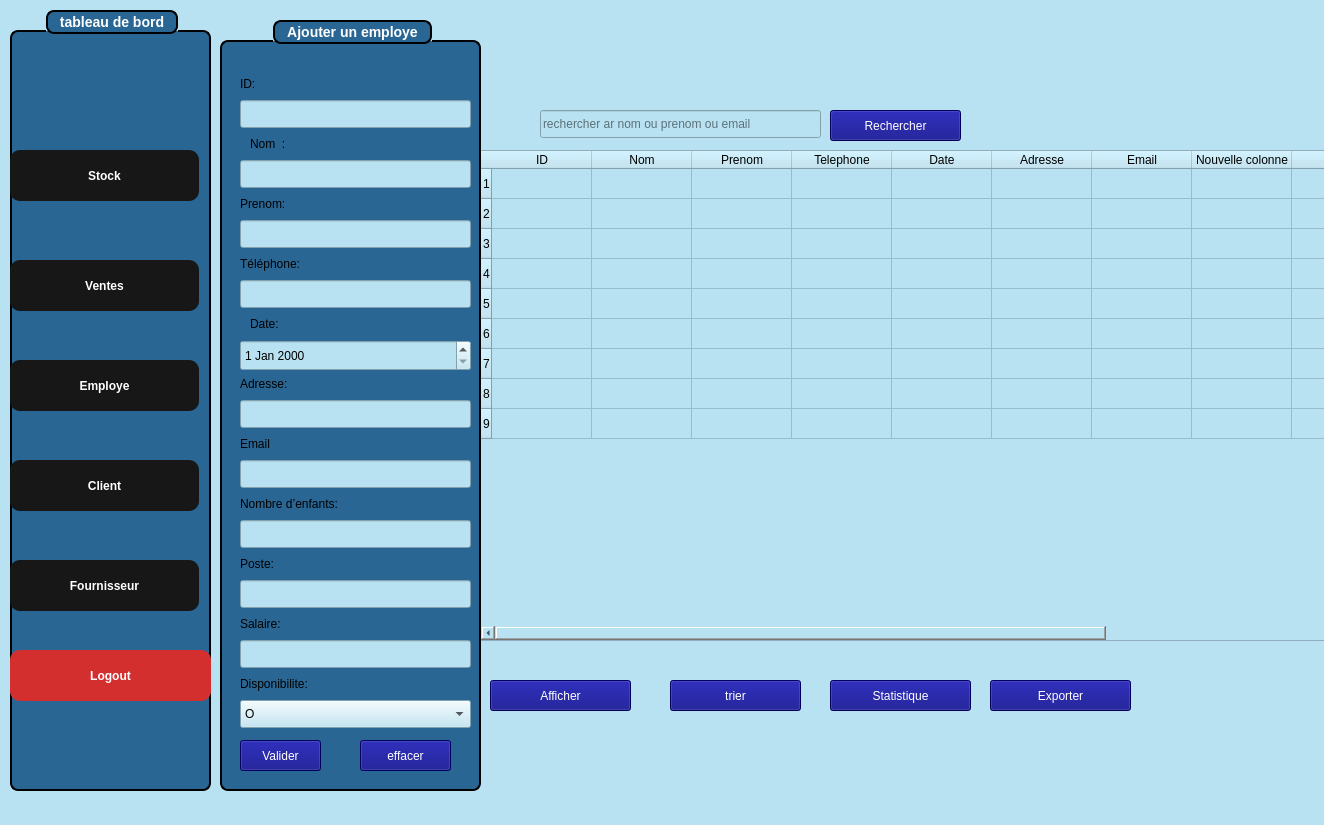
<?xml version="1.0" encoding="UTF-8"?>
<ui version="4.0">
 <class>gestionemploye00</class>
 <widget class="QWidget" name="gestionemploye00">
  <property name="geometry">
   <rect>
    <x>0</x>
    <y>0</y>
    <width>1324</width>
    <height>825</height>
   </rect>
  </property>
  <property name="windowTitle">
   <string>gestionemploye00</string>
  </property>
  <property name="styleSheet">
   <string notr="true">background-color: rgb(184, 226, 242);</string>
  </property>
  <widget class="QTableWidget" name="tableWidget">
   <property name="geometry">
    <rect>
     <x>480</x>
     <y>150</y>
     <width>871</width>
     <height>491</height>
    </rect>
   </property>
   <property name="styleSheet">
    <string notr="true">color: rgb(0, 0, 0);</string>
   </property>
   <row/>
   <row/>
   <row/>
   <row/>
   <row/>
   <row/>
   <row/>
   <row/>
   <row/>
   <column>
    <property name="text">
     <string>ID</string>
    </property>
   </column>
   <column>
    <property name="text">
     <string>Nom</string>
    </property>
   </column>
   <column>
    <property name="text">
     <string>Prenom</string>
    </property>
   </column>
   <column>
    <property name="text">
     <string>Telephone</string>
    </property>
   </column>
   <column>
    <property name="text">
     <string>Date</string>
    </property>
   </column>
   <column>
    <property name="text">
     <string>Adresse</string>
    </property>
   </column>
   <column>
    <property name="text">
     <string>Email</string>
    </property>
   </column>
   <column>
    <property name="text">
     <string>Nouvelle colonne</string>
    </property>
   </column>
   <column>
    <property name="text">
     <string>Poste</string>
    </property>
   </column>
   <column>
    <property name="text">
     <string>Nouvelle colonne</string>
    </property>
   </column>
   <column>
    <property name="text">
     <string>Disponibilite</string>
    </property>
   </column>
  </widget>
  <widget class="QGroupBox" name="groupBox">
   <property name="geometry">
    <rect>
     <x>220</x>
     <y>20</y>
     <width>261</width>
     <height>771</height>
    </rect>
   </property>
   <property name="styleSheet">
    <string notr="true">QGroupBox {
    background-color: rgb(41, 102, 148);   /* blue background */
    border: 2px solid black;               /* black border, 2px wide */
    border-radius: 8px;                    /* rounded corners */
    margin-top: 20px;                      /* space for the title */
    color: white;                          /* title text color */
    font-weight: bold;
    font-size: 14px;
}

QGroupBox::title {
 border: 2px solid black;               /* black border, 2px wide */
    border-radius: 8px;     
background-color: rgb(41, 102, 148);
    subcontrol-origin: margin;
    subcontrol-position: top center;       /* title centered */
    padding: 2px 10px;
}
</string>
   </property>
   <property name="title">
    <string>Ajouter un employe</string>
   </property>
   <widget class="QLabel" name="label_3">
    <property name="geometry">
     <rect>
      <x>20</x>
      <y>50</y>
      <width>72</width>
      <height>28</height>
     </rect>
    </property>
    <property name="styleSheet">
     <string notr="true">background-color: rgb(41, 102, 148);</string>
    </property>
    <property name="text">
     <string>ID:</string>
    </property>
   </widget>
   <widget class="QLineEdit" name="lineEdit">
    <property name="geometry">
     <rect>
      <x>20</x>
      <y>80</y>
      <width>231</width>
      <height>28</height>
     </rect>
    </property>
   </widget>
   <widget class="QLabel" name="label_4">
    <property name="geometry">
     <rect>
      <x>30</x>
      <y>110</y>
      <width>51</width>
      <height>28</height>
     </rect>
    </property>
    <property name="styleSheet">
     <string notr="true">background-color: rgb(41, 102, 148);</string>
    </property>
    <property name="text">
     <string>Nom  :</string>
    </property>
   </widget>
   <widget class="QLineEdit" name="lineEdit_5">
    <property name="geometry">
     <rect>
      <x>20</x>
      <y>140</y>
      <width>231</width>
      <height>28</height>
     </rect>
    </property>
   </widget>
   <widget class="QLabel" name="label_2">
    <property name="geometry">
     <rect>
      <x>20</x>
      <y>170</y>
      <width>55</width>
      <height>28</height>
     </rect>
    </property>
    <property name="styleSheet">
     <string notr="true">background-color: rgb(41, 102, 148);</string>
    </property>
    <property name="text">
     <string>Prenom:</string>
    </property>
   </widget>
   <widget class="QLineEdit" name="lineEdit_3">
    <property name="geometry">
     <rect>
      <x>20</x>
      <y>200</y>
      <width>231</width>
      <height>28</height>
     </rect>
    </property>
   </widget>
   <widget class="QLabel" name="label">
    <property name="geometry">
     <rect>
      <x>20</x>
      <y>230</y>
      <width>72</width>
      <height>28</height>
     </rect>
    </property>
    <property name="styleSheet">
     <string notr="true">background-color: rgb(41, 102, 148);</string>
    </property>
    <property name="text">
     <string>Téléphone:</string>
    </property>
   </widget>
   <widget class="QDateEdit" name="dateEdit">
    <property name="geometry">
     <rect>
      <x>20</x>
      <y>320</y>
      <width>231</width>
      <height>31</height>
     </rect>
    </property>
    <property name="styleSheet">
     <string notr="true">color: rgb(0, 0, 0);</string>
    </property>
   </widget>
   <widget class="QLineEdit" name="lineEdit_6">
    <property name="geometry">
     <rect>
      <x>20</x>
      <y>260</y>
      <width>231</width>
      <height>28</height>
     </rect>
    </property>
   </widget>
   <widget class="QLabel" name="label_6">
    <property name="geometry">
     <rect>
      <x>30</x>
      <y>290</y>
      <width>41</width>
      <height>28</height>
     </rect>
    </property>
    <property name="styleSheet">
     <string notr="true">background-color: rgb(41, 102, 148);</string>
    </property>
    <property name="text">
     <string>Date:</string>
    </property>
   </widget>
   <widget class="QLabel" name="label_7">
    <property name="geometry">
     <rect>
      <x>20</x>
      <y>350</y>
      <width>55</width>
      <height>28</height>
     </rect>
    </property>
    <property name="styleSheet">
     <string notr="true">background-color: rgb(41, 102, 148);</string>
    </property>
    <property name="text">
     <string>Adresse:</string>
    </property>
   </widget>
   <widget class="QLineEdit" name="lineEdit_7">
    <property name="geometry">
     <rect>
      <x>20</x>
      <y>380</y>
      <width>231</width>
      <height>28</height>
     </rect>
    </property>
   </widget>
   <widget class="QLabel" name="label_5">
    <property name="geometry">
     <rect>
      <x>20</x>
      <y>410</y>
      <width>48</width>
      <height>28</height>
     </rect>
    </property>
    <property name="styleSheet">
     <string notr="true">background-color: rgb(41, 102, 148);</string>
    </property>
    <property name="text">
     <string>Email</string>
    </property>
   </widget>
   <widget class="QLineEdit" name="lineEdit_4">
    <property name="geometry">
     <rect>
      <x>20</x>
      <y>440</y>
      <width>231</width>
      <height>28</height>
     </rect>
    </property>
   </widget>
   <widget class="QLabel" name="label_8">
    <property name="geometry">
     <rect>
      <x>20</x>
      <y>470</y>
      <width>122</width>
      <height>28</height>
     </rect>
    </property>
    <property name="styleSheet">
     <string notr="true">background-color: rgb(41, 102, 148);</string>
    </property>
    <property name="text">
     <string>Nombre d’enfants:</string>
    </property>
   </widget>
   <widget class="QLineEdit" name="lineEdit_8">
    <property name="geometry">
     <rect>
      <x>20</x>
      <y>500</y>
      <width>231</width>
      <height>28</height>
     </rect>
    </property>
   </widget>
   <widget class="QLabel" name="label_9">
    <property name="geometry">
     <rect>
      <x>20</x>
      <y>530</y>
      <width>38</width>
      <height>28</height>
     </rect>
    </property>
    <property name="styleSheet">
     <string notr="true">background-color: rgb(41, 102, 148);</string>
    </property>
    <property name="text">
     <string>Poste:</string>
    </property>
   </widget>
   <widget class="QLineEdit" name="lineEdit_9">
    <property name="geometry">
     <rect>
      <x>20</x>
      <y>560</y>
      <width>231</width>
      <height>28</height>
     </rect>
    </property>
   </widget>
   <widget class="QLabel" name="label_10">
    <property name="geometry">
     <rect>
      <x>20</x>
      <y>590</y>
      <width>48</width>
      <height>28</height>
     </rect>
    </property>
    <property name="styleSheet">
     <string notr="true">background-color: rgb(41, 102, 148);</string>
    </property>
    <property name="text">
     <string>Salaire:</string>
    </property>
   </widget>
   <widget class="QLineEdit" name="lineEdit_10">
    <property name="geometry">
     <rect>
      <x>20</x>
      <y>620</y>
      <width>231</width>
      <height>28</height>
     </rect>
    </property>
   </widget>
   <widget class="QLabel" name="label_12">
    <property name="geometry">
     <rect>
      <x>20</x>
      <y>650</y>
      <width>88</width>
      <height>28</height>
     </rect>
    </property>
    <property name="styleSheet">
     <string notr="true">background-color: rgb(41, 102, 148);</string>
    </property>
    <property name="text">
     <string>Disponibilite:</string>
    </property>
   </widget>
   <widget class="QComboBox" name="comboBox_disponibilite">
    <property name="geometry">
     <rect>
      <x>20</x>
      <y>680</y>
      <width>231</width>
      <height>28</height>
     </rect>
    </property>
    <item>
     <property name="text">
      <string>O</string>
     </property>
    </item>
    <item>
     <property name="text">
      <string>N</string>
     </property>
    </item>
   </widget>
   <widget class="QPushButton" name="pushButton_12">
    <property name="geometry">
     <rect>
      <x>140</x>
      <y>720</y>
      <width>91</width>
      <height>31</height>
     </rect>
    </property>
    <property name="styleSheet">
     <string notr="true">background-color: rgb(0, 0, 127);
color:white;</string>
    </property>
    <property name="text">
     <string>effacer</string>
    </property>
   </widget>
   <widget class="QPushButton" name="pushButton_13">
    <property name="geometry">
     <rect>
      <x>20</x>
      <y>720</y>
      <width>81</width>
      <height>31</height>
     </rect>
    </property>
    <property name="styleSheet">
     <string notr="true">background-color: rgb(0, 0, 127);
color:white;</string>
    </property>
    <property name="text">
     <string>Valider</string>
    </property>
   </widget>
  </widget>
  <widget class="QPushButton" name="pushButton_10">
   <property name="geometry">
    <rect>
     <x>990</x>
     <y>680</y>
     <width>141</width>
     <height>31</height>
    </rect>
   </property>
   <property name="styleSheet">
    <string notr="true">background-color: rgb(0, 0, 127);
color:white;</string>
   </property>
   <property name="text">
    <string>Exporter</string>
   </property>
  </widget>
  <widget class="QLineEdit" name="lineEdit_12">
   <property name="geometry">
    <rect>
     <x>540</x>
     <y>110</y>
     <width>281</width>
     <height>28</height>
    </rect>
   </property>
   <property name="styleSheet">
    <string notr="true">color: rgb(0, 0, 0);</string>
   </property>
   <property name="text">
    <string/>
   </property>
   <property name="placeholderText">
    <string>rechercher ar nom ou prenom ou email</string>
   </property>
  </widget>
  <widget class="QPushButton" name="pushButton_5">
   <property name="geometry">
    <rect>
     <x>670</x>
     <y>680</y>
     <width>131</width>
     <height>31</height>
    </rect>
   </property>
   <property name="styleSheet">
    <string notr="true">background-color: rgb(0, 0, 127);
color:white;</string>
   </property>
   <property name="text">
    <string>trier</string>
   </property>
  </widget>
  <widget class="QLabel" name="logoLabel">
   <property name="geometry">
    <rect>
     <x>1020</x>
     <y>20</y>
     <width>80</width>
     <height>80</height>
    </rect>
   </property>
   <property name="minimumSize">
    <size>
     <width>60</width>
     <height>60</height>
    </size>
   </property>
   <property name="maximumSize">
    <size>
     <width>80</width>
     <height>80</height>
    </size>
   </property>
   <property name="text">
    <string/>
   </property>
   <property name="pixmap">
    <pixmap resource="resources.qrc">:/images/logof.jpg</pixmap>
   </property>
   <property name="scaledContents">
    <bool>true</bool>
   </property>
   <property name="alignment">
    <set>Qt::AlignmentFlag::AlignCenter</set>
   </property>
  </widget>
  <widget class="QPushButton" name="pushButton_3">
   <property name="geometry">
    <rect>
     <x>490</x>
     <y>680</y>
     <width>141</width>
     <height>31</height>
    </rect>
   </property>
   <property name="styleSheet">
    <string notr="true">background-color: rgb(0, 0, 127);
color:white;</string>
   </property>
   <property name="text">
    <string>Afficher</string>
   </property>
  </widget>
  <widget class="QPushButton" name="pushButton_4">
   <property name="geometry">
    <rect>
     <x>830</x>
     <y>110</y>
     <width>131</width>
     <height>31</height>
    </rect>
   </property>
   <property name="styleSheet">
    <string notr="true">background-color: rgb(0, 0, 127);
color:white;</string>
   </property>
   <property name="text">
    <string>Rechercher</string>
   </property>
  </widget>
  <widget class="QPushButton" name="pushButton_6">
   <property name="geometry">
    <rect>
     <x>830</x>
     <y>680</y>
     <width>141</width>
     <height>31</height>
    </rect>
   </property>
   <property name="styleSheet">
    <string notr="true">background-color: rgb(0, 0, 127);
color:white;</string>
   </property>
   <property name="text">
    <string>Statistique</string>
   </property>
  </widget>
  <widget class="QGroupBox" name="groupBox_2">
   <property name="geometry">
    <rect>
     <x>10</x>
     <y>10</y>
     <width>201</width>
     <height>781</height>
    </rect>
   </property>
   <property name="styleSheet">
    <string notr="true">QGroupBox {
    background-color: rgb(41, 102, 148);   /* blue background */
    border: 2px solid black;               /* black border, 2px wide */
    border-radius: 8px;                    /* rounded corners */
    margin-top: 20px;                      /* space for the title */
    color: white;                          /* title text color */
    font-weight: bold;
    font-size: 14px;
}

QGroupBox::title {
 border: 2px solid black;               /* black border, 2px wide */
    border-radius: 8px;     
background-color: rgb(41, 102, 148);
    subcontrol-origin: margin;
    subcontrol-position: top center;       /* title centered */
    padding: 2px 10px;
}</string>
   </property>
   <property name="title">
    <string>tableau de bord</string>
   </property>
   <widget class="QPushButton" name="pushButton_14">
    <property name="geometry">
     <rect>
      <x>0</x>
      <y>140</y>
      <width>189</width>
      <height>51</height>
     </rect>
    </property>
    <property name="styleSheet">
     <string notr="true">#pushButton_14 {
    font-family: Arial, Helvetica, sans-serif;
    font-weight: bold;
    color: white;
    background-color: #171717;
    padding: 10px 20px;
    border: none;
    border-radius: 10px;
}

#pushButton_14:hover {
    background-color: #0c66ed; /* hover effect */
}

#pushButton14:pressed {
    background-color: #094bb0; /* pressed effect */
}</string>
    </property>
    <property name="text">
     <string>Stock</string>
    </property>
   </widget>
   <widget class="QPushButton" name="pushButton_8">
    <property name="geometry">
     <rect>
      <x>0</x>
      <y>250</y>
      <width>189</width>
      <height>51</height>
     </rect>
    </property>
    <property name="styleSheet">
     <string notr="true">#pushButton_8 {
    font-family: Arial, Helvetica, sans-serif;
    font-weight: bold;
    color: white;
    background-color: #171717;
    padding: 10px 20px;
    border: none;
    border-radius: 10px;
}

#pushButton_8:hover {
    background-color: #0c66ed; /* hover effect */
}

#pushButton86:pressed {
    background-color: #094bb0; /* pressed effect */
}</string>
    </property>
    <property name="text">
     <string>Ventes</string>
    </property>
   </widget>
   <widget class="QPushButton" name="pushButton_7">
    <property name="geometry">
     <rect>
      <x>0</x>
      <y>350</y>
      <width>189</width>
      <height>51</height>
     </rect>
    </property>
    <property name="styleSheet">
     <string notr="true">#pushButton_7 {
    font-family: Arial, Helvetica, sans-serif;
    font-weight: bold;
    color: white;
    background-color: #171717;
    padding: 10px 20px;
    border: none;
    border-radius: 10px;
}

#pushButton_7:hover {
    background-color: #0c66ed; /* hover effect */
}

#pushButton_7:pressed {
    background-color: #094bb0; /* pressed effect */
}</string>
    </property>
    <property name="text">
     <string>Employe</string>
    </property>
   </widget>
   <widget class="QPushButton" name="pushButton_9">
    <property name="geometry">
     <rect>
      <x>0</x>
      <y>450</y>
      <width>189</width>
      <height>51</height>
     </rect>
    </property>
    <property name="styleSheet">
     <string notr="true">#pushButton_9 {
    font-family: Arial, Helvetica, sans-serif;
    font-weight: bold;
    color: white;
    background-color: #171717;
    padding: 10px 20px;
    border: none;
    border-radius: 10px;
}

#pushButton_9:hover {
    background-color: #0c66ed; /* hover effect */
}

#pushButton_9:pressed {
    background-color: #094bb0; /* pressed effect */
}</string>
    </property>
    <property name="text">
     <string>Client</string>
    </property>
   </widget>
   <widget class="QPushButton" name="pushButton_11">
    <property name="geometry">
     <rect>
      <x>0</x>
      <y>550</y>
      <width>189</width>
      <height>51</height>
     </rect>
    </property>
    <property name="styleSheet">
     <string notr="true">#pushButton_11 {
    font-family: Arial, Helvetica, sans-serif;
    font-weight: bold;
    color: white;
    background-color: #171717;
    padding: 10px 20px;
    border: none;
    border-radius: 10px;
}

#pushButton_11:hover {
    background-color: #0c66ed; /* hover effect */
}

#pushButton_11:pressed {
    background-color: #094bb0; /* pressed effect */
}</string>
    </property>
    <property name="text">
     <string>Fournisseur</string>
    </property>
   </widget>
   <widget class="QPushButton" name="logoutButton">
    <property name="geometry">
     <rect>
      <x>0</x>
      <y>640</y>
      <width>201</width>
      <height>51</height>
     </rect>
    </property>
    <property name="styleSheet">
     <string notr="true">#logoutButton {
    font-family: Arial, Helvetica, sans-serif;
    font-weight: bold;
    color: white;
    background-color: #d32f2f;
    padding: 10px 20px;
    border: none;
    border-radius: 10px;
}

#logoutButton:hover {
    background-color: #f44336; /* hover effect */
}

#logoutButton:pressed {
    background-color: #c62828; /* pressed effect */
}
</string>
    </property>
    <property name="text">
     <string>Logout</string>
    </property>
   </widget>
  </widget>
 </widget>
 <resources>
  <include location="resources.qrc"/>
 </resources>
 <connections/>
</ui>
